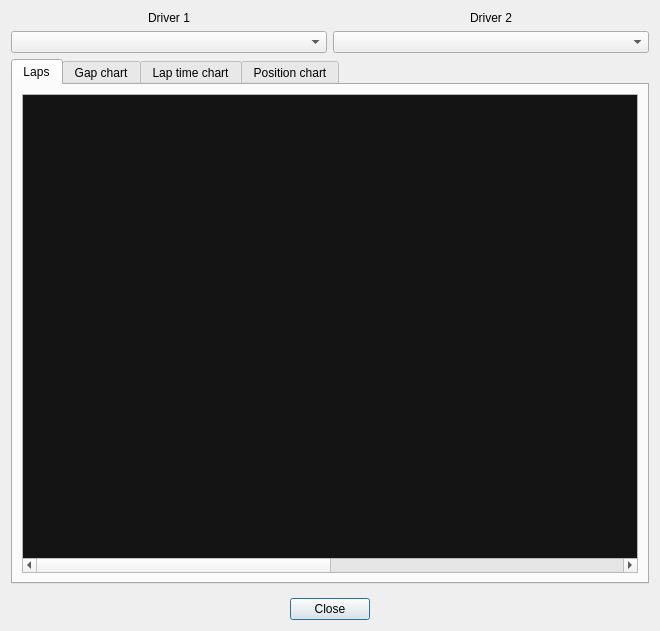
<?xml version="1.0" encoding="UTF-8"?>
<ui version="4.0">
 <class>HeadToHeadDialog</class>
 <widget class="QDialog" name="HeadToHeadDialog">
  <property name="windowModality">
   <enum>Qt::NonModal</enum>
  </property>
  <property name="geometry">
   <rect>
    <x>0</x>
    <y>0</y>
    <width>660</width>
    <height>631</height>
   </rect>
  </property>
  <property name="minimumSize">
   <size>
    <width>400</width>
    <height>0</height>
   </size>
  </property>
  <property name="maximumSize">
   <size>
    <width>16777215</width>
    <height>16777215</height>
   </size>
  </property>
  <property name="windowTitle">
   <string>Head to head</string>
  </property>
  <property name="windowIcon">
   <iconset resource="../icons/icons.qrc">
    <normaloff>:/ui_icons/head2head-s.png</normaloff>:/ui_icons/head2head-s.png</iconset>
  </property>
  <layout class="QVBoxLayout" name="verticalLayout">
   <item>
    <layout class="QGridLayout" name="gridLayout">
     <property name="bottomMargin">
      <number>0</number>
     </property>
     <item row="1" column="0">
      <widget class="QComboBox" name="comboBox1"/>
     </item>
     <item row="0" column="0">
      <widget class="QLabel" name="label">
       <property name="text">
        <string>Driver 1</string>
       </property>
       <property name="alignment">
        <set>Qt::AlignCenter</set>
       </property>
      </widget>
     </item>
     <item row="0" column="1">
      <widget class="QLabel" name="label_2">
       <property name="text">
        <string>Driver 2</string>
       </property>
       <property name="alignment">
        <set>Qt::AlignCenter</set>
       </property>
      </widget>
     </item>
     <item row="1" column="1">
      <widget class="QComboBox" name="comboBox2"/>
     </item>
    </layout>
   </item>
   <item>
    <widget class="QTabWidget" name="tabWidget">
     <property name="currentIndex">
      <number>0</number>
     </property>
     <widget class="QWidget" name="tab">
      <attribute name="title">
       <string>Laps</string>
      </attribute>
      <layout class="QVBoxLayout" name="verticalLayout_2">
       <item>
        <widget class="QTableWidget" name="tableWidget">
         <property name="palette">
          <palette>
           <active>
            <colorrole role="Text">
             <brush brushstyle="SolidPattern">
              <color alpha="255">
               <red>230</red>
               <green>230</green>
               <blue>230</blue>
              </color>
             </brush>
            </colorrole>
            <colorrole role="Base">
             <brush brushstyle="SolidPattern">
              <color alpha="255">
               <red>20</red>
               <green>20</green>
               <blue>20</blue>
              </color>
             </brush>
            </colorrole>
            <colorrole role="Highlight">
             <brush brushstyle="SolidPattern">
              <color alpha="255">
               <red>73</red>
               <green>73</green>
               <blue>73</blue>
              </color>
             </brush>
            </colorrole>
            <colorrole role="AlternateBase">
             <brush brushstyle="SolidPattern">
              <color alpha="255">
               <red>27</red>
               <green>27</green>
               <blue>27</blue>
              </color>
             </brush>
            </colorrole>
           </active>
           <inactive>
            <colorrole role="Text">
             <brush brushstyle="SolidPattern">
              <color alpha="255">
               <red>230</red>
               <green>230</green>
               <blue>230</blue>
              </color>
             </brush>
            </colorrole>
            <colorrole role="Base">
             <brush brushstyle="SolidPattern">
              <color alpha="255">
               <red>20</red>
               <green>20</green>
               <blue>20</blue>
              </color>
             </brush>
            </colorrole>
            <colorrole role="Highlight">
             <brush brushstyle="SolidPattern">
              <color alpha="255">
               <red>73</red>
               <green>73</green>
               <blue>73</blue>
              </color>
             </brush>
            </colorrole>
            <colorrole role="AlternateBase">
             <brush brushstyle="SolidPattern">
              <color alpha="255">
               <red>27</red>
               <green>27</green>
               <blue>27</blue>
              </color>
             </brush>
            </colorrole>
           </inactive>
           <disabled>
            <colorrole role="Text">
             <brush brushstyle="SolidPattern">
              <color alpha="255">
               <red>130</red>
               <green>130</green>
               <blue>130</blue>
              </color>
             </brush>
            </colorrole>
            <colorrole role="Base">
             <brush brushstyle="SolidPattern">
              <color alpha="255">
               <red>240</red>
               <green>240</green>
               <blue>240</blue>
              </color>
             </brush>
            </colorrole>
            <colorrole role="Highlight">
             <brush brushstyle="SolidPattern">
              <color alpha="255">
               <red>175</red>
               <green>175</green>
               <blue>175</blue>
              </color>
             </brush>
            </colorrole>
            <colorrole role="AlternateBase">
             <brush brushstyle="SolidPattern">
              <color alpha="255">
               <red>27</red>
               <green>27</green>
               <blue>27</blue>
              </color>
             </brush>
            </colorrole>
           </disabled>
          </palette>
         </property>
         <property name="font">
          <font>
           <family>Arial</family>
           <pointsize>9</pointsize>
           <weight>75</weight>
           <bold>true</bold>
          </font>
         </property>
         <property name="editTriggers">
          <set>QAbstractItemView::NoEditTriggers</set>
         </property>
         <property name="alternatingRowColors">
          <bool>true</bool>
         </property>
         <property name="selectionMode">
          <enum>QAbstractItemView::ExtendedSelection</enum>
         </property>
         <property name="selectionBehavior">
          <enum>QAbstractItemView::SelectItems</enum>
         </property>
         <property name="showGrid">
          <bool>false</bool>
         </property>
         <attribute name="horizontalHeaderVisible">
          <bool>false</bool>
         </attribute>
         <attribute name="verticalHeaderVisible">
          <bool>false</bool>
         </attribute>
         <column>
          <property name="text">
           <string/>
          </property>
         </column>
         <column>
          <property name="text">
           <string/>
          </property>
         </column>
         <column>
          <property name="text">
           <string/>
          </property>
         </column>
         <column>
          <property name="text">
           <string/>
          </property>
         </column>
         <column>
          <property name="text">
           <string/>
          </property>
         </column>
         <column>
          <property name="text">
           <string>New Column</string>
          </property>
         </column>
         <column>
          <property name="text">
           <string/>
          </property>
         </column>
         <column>
          <property name="text">
           <string/>
          </property>
         </column>
         <column>
          <property name="text">
           <string/>
          </property>
         </column>
         <column>
          <property name="text">
           <string/>
          </property>
         </column>
         <column>
          <property name="text">
           <string/>
          </property>
         </column>
         <column>
          <property name="text">
           <string/>
          </property>
         </column>
        </widget>
       </item>
      </layout>
     </widget>
     <widget class="QWidget" name="tab_3">
      <attribute name="title">
       <string>Gap chart</string>
      </attribute>
      <layout class="QVBoxLayout" name="verticalLayout_4">
       <item>
        <widget class="QTableWidget" name="gapChartTableWidget">
         <property name="palette">
          <palette>
           <active>
            <colorrole role="WindowText">
             <brush brushstyle="SolidPattern">
              <color alpha="255">
               <red>255</red>
               <green>255</green>
               <blue>255</blue>
              </color>
             </brush>
            </colorrole>
            <colorrole role="Text">
             <brush brushstyle="SolidPattern">
              <color alpha="255">
               <red>255</red>
               <green>255</green>
               <blue>255</blue>
              </color>
             </brush>
            </colorrole>
            <colorrole role="Base">
             <brush brushstyle="SolidPattern">
              <color alpha="255">
               <red>20</red>
               <green>20</green>
               <blue>20</blue>
              </color>
             </brush>
            </colorrole>
           </active>
           <inactive>
            <colorrole role="WindowText">
             <brush brushstyle="SolidPattern">
              <color alpha="255">
               <red>255</red>
               <green>255</green>
               <blue>255</blue>
              </color>
             </brush>
            </colorrole>
            <colorrole role="Text">
             <brush brushstyle="SolidPattern">
              <color alpha="255">
               <red>255</red>
               <green>255</green>
               <blue>255</blue>
              </color>
             </brush>
            </colorrole>
            <colorrole role="Base">
             <brush brushstyle="SolidPattern">
              <color alpha="255">
               <red>20</red>
               <green>20</green>
               <blue>20</blue>
              </color>
             </brush>
            </colorrole>
           </inactive>
           <disabled>
            <colorrole role="WindowText">
             <brush brushstyle="SolidPattern">
              <color alpha="255">
               <red>130</red>
               <green>130</green>
               <blue>130</blue>
              </color>
             </brush>
            </colorrole>
            <colorrole role="Text">
             <brush brushstyle="SolidPattern">
              <color alpha="255">
               <red>130</red>
               <green>130</green>
               <blue>130</blue>
              </color>
             </brush>
            </colorrole>
            <colorrole role="Base">
             <brush brushstyle="SolidPattern">
              <color alpha="255">
               <red>240</red>
               <green>240</green>
               <blue>240</blue>
              </color>
             </brush>
            </colorrole>
           </disabled>
          </palette>
         </property>
         <property name="font">
          <font>
           <family>Arial</family>
           <pointsize>10</pointsize>
           <weight>75</weight>
           <bold>true</bold>
          </font>
         </property>
         <property name="selectionMode">
          <enum>QAbstractItemView::NoSelection</enum>
         </property>
         <property name="selectionBehavior">
          <enum>QAbstractItemView::SelectRows</enum>
         </property>
         <property name="iconSize">
          <size>
           <width>300</width>
           <height>300</height>
          </size>
         </property>
         <property name="verticalScrollMode">
          <enum>QAbstractItemView::ScrollPerPixel</enum>
         </property>
         <property name="horizontalScrollMode">
          <enum>QAbstractItemView::ScrollPerPixel</enum>
         </property>
         <property name="showGrid">
          <bool>false</bool>
         </property>
         <attribute name="horizontalHeaderVisible">
          <bool>false</bool>
         </attribute>
         <attribute name="verticalHeaderVisible">
          <bool>false</bool>
         </attribute>
         <column>
          <property name="text">
           <string/>
          </property>
         </column>
         <column>
          <property name="text">
           <string>New Column</string>
          </property>
         </column>
        </widget>
       </item>
      </layout>
     </widget>
     <widget class="QWidget" name="tab_2">
      <attribute name="title">
       <string>Lap time chart</string>
      </attribute>
      <layout class="QVBoxLayout" name="verticalLayout_3">
       <item>
        <widget class="QTableWidget" name="chartsTableWidget">
         <property name="palette">
          <palette>
           <active>
            <colorrole role="WindowText">
             <brush brushstyle="SolidPattern">
              <color alpha="255">
               <red>255</red>
               <green>255</green>
               <blue>255</blue>
              </color>
             </brush>
            </colorrole>
            <colorrole role="Text">
             <brush brushstyle="SolidPattern">
              <color alpha="255">
               <red>255</red>
               <green>255</green>
               <blue>255</blue>
              </color>
             </brush>
            </colorrole>
            <colorrole role="Base">
             <brush brushstyle="SolidPattern">
              <color alpha="255">
               <red>20</red>
               <green>20</green>
               <blue>20</blue>
              </color>
             </brush>
            </colorrole>
           </active>
           <inactive>
            <colorrole role="WindowText">
             <brush brushstyle="SolidPattern">
              <color alpha="255">
               <red>255</red>
               <green>255</green>
               <blue>255</blue>
              </color>
             </brush>
            </colorrole>
            <colorrole role="Text">
             <brush brushstyle="SolidPattern">
              <color alpha="255">
               <red>255</red>
               <green>255</green>
               <blue>255</blue>
              </color>
             </brush>
            </colorrole>
            <colorrole role="Base">
             <brush brushstyle="SolidPattern">
              <color alpha="255">
               <red>20</red>
               <green>20</green>
               <blue>20</blue>
              </color>
             </brush>
            </colorrole>
           </inactive>
           <disabled>
            <colorrole role="WindowText">
             <brush brushstyle="SolidPattern">
              <color alpha="255">
               <red>130</red>
               <green>130</green>
               <blue>130</blue>
              </color>
             </brush>
            </colorrole>
            <colorrole role="Text">
             <brush brushstyle="SolidPattern">
              <color alpha="255">
               <red>130</red>
               <green>130</green>
               <blue>130</blue>
              </color>
             </brush>
            </colorrole>
            <colorrole role="Base">
             <brush brushstyle="SolidPattern">
              <color alpha="255">
               <red>240</red>
               <green>240</green>
               <blue>240</blue>
              </color>
             </brush>
            </colorrole>
           </disabled>
          </palette>
         </property>
         <property name="font">
          <font>
           <family>Arial</family>
           <pointsize>10</pointsize>
           <weight>75</weight>
           <bold>true</bold>
          </font>
         </property>
         <property name="selectionMode">
          <enum>QAbstractItemView::NoSelection</enum>
         </property>
         <property name="selectionBehavior">
          <enum>QAbstractItemView::SelectRows</enum>
         </property>
         <property name="iconSize">
          <size>
           <width>300</width>
           <height>300</height>
          </size>
         </property>
         <property name="verticalScrollMode">
          <enum>QAbstractItemView::ScrollPerPixel</enum>
         </property>
         <property name="horizontalScrollMode">
          <enum>QAbstractItemView::ScrollPerPixel</enum>
         </property>
         <property name="showGrid">
          <bool>false</bool>
         </property>
         <attribute name="horizontalHeaderVisible">
          <bool>false</bool>
         </attribute>
         <attribute name="verticalHeaderVisible">
          <bool>false</bool>
         </attribute>
         <column>
          <property name="text">
           <string/>
          </property>
         </column>
         <column>
          <property name="text">
           <string>New Column</string>
          </property>
         </column>
        </widget>
       </item>
      </layout>
     </widget>
     <widget class="QWidget" name="tab_4">
      <attribute name="title">
       <string>Position chart</string>
      </attribute>
      <layout class="QVBoxLayout" name="verticalLayout_5">
       <item>
        <widget class="QTableWidget" name="posChartTableWidget">
         <property name="palette">
          <palette>
           <active>
            <colorrole role="WindowText">
             <brush brushstyle="SolidPattern">
              <color alpha="255">
               <red>255</red>
               <green>255</green>
               <blue>255</blue>
              </color>
             </brush>
            </colorrole>
            <colorrole role="Text">
             <brush brushstyle="SolidPattern">
              <color alpha="255">
               <red>255</red>
               <green>255</green>
               <blue>255</blue>
              </color>
             </brush>
            </colorrole>
            <colorrole role="Base">
             <brush brushstyle="SolidPattern">
              <color alpha="255">
               <red>20</red>
               <green>20</green>
               <blue>20</blue>
              </color>
             </brush>
            </colorrole>
           </active>
           <inactive>
            <colorrole role="WindowText">
             <brush brushstyle="SolidPattern">
              <color alpha="255">
               <red>255</red>
               <green>255</green>
               <blue>255</blue>
              </color>
             </brush>
            </colorrole>
            <colorrole role="Text">
             <brush brushstyle="SolidPattern">
              <color alpha="255">
               <red>255</red>
               <green>255</green>
               <blue>255</blue>
              </color>
             </brush>
            </colorrole>
            <colorrole role="Base">
             <brush brushstyle="SolidPattern">
              <color alpha="255">
               <red>20</red>
               <green>20</green>
               <blue>20</blue>
              </color>
             </brush>
            </colorrole>
           </inactive>
           <disabled>
            <colorrole role="WindowText">
             <brush brushstyle="SolidPattern">
              <color alpha="255">
               <red>130</red>
               <green>130</green>
               <blue>130</blue>
              </color>
             </brush>
            </colorrole>
            <colorrole role="Text">
             <brush brushstyle="SolidPattern">
              <color alpha="255">
               <red>130</red>
               <green>130</green>
               <blue>130</blue>
              </color>
             </brush>
            </colorrole>
            <colorrole role="Base">
             <brush brushstyle="SolidPattern">
              <color alpha="255">
               <red>240</red>
               <green>240</green>
               <blue>240</blue>
              </color>
             </brush>
            </colorrole>
           </disabled>
          </palette>
         </property>
         <property name="font">
          <font>
           <family>Arial</family>
           <pointsize>10</pointsize>
           <weight>75</weight>
           <bold>true</bold>
          </font>
         </property>
         <property name="selectionMode">
          <enum>QAbstractItemView::NoSelection</enum>
         </property>
         <property name="selectionBehavior">
          <enum>QAbstractItemView::SelectRows</enum>
         </property>
         <property name="iconSize">
          <size>
           <width>300</width>
           <height>300</height>
          </size>
         </property>
         <property name="verticalScrollMode">
          <enum>QAbstractItemView::ScrollPerPixel</enum>
         </property>
         <property name="horizontalScrollMode">
          <enum>QAbstractItemView::ScrollPerPixel</enum>
         </property>
         <property name="showGrid">
          <bool>false</bool>
         </property>
         <attribute name="horizontalHeaderVisible">
          <bool>false</bool>
         </attribute>
         <attribute name="verticalHeaderVisible">
          <bool>false</bool>
         </attribute>
         <column>
          <property name="text">
           <string/>
          </property>
         </column>
         <column>
          <property name="text">
           <string>New Column</string>
          </property>
         </column>
        </widget>
       </item>
      </layout>
     </widget>
    </widget>
   </item>
   <item>
    <layout class="QHBoxLayout" name="horizontalLayout">
     <property name="topMargin">
      <number>8</number>
     </property>
     <item>
      <spacer name="horizontalSpacer">
       <property name="orientation">
        <enum>Qt::Horizontal</enum>
       </property>
       <property name="sizeHint" stdset="0">
        <size>
         <width>40</width>
         <height>20</height>
        </size>
       </property>
      </spacer>
     </item>
     <item>
      <widget class="QPushButton" name="pushButton">
       <property name="text">
        <string>Close</string>
       </property>
      </widget>
     </item>
     <item>
      <spacer name="horizontalSpacer_2">
       <property name="orientation">
        <enum>Qt::Horizontal</enum>
       </property>
       <property name="sizeHint" stdset="0">
        <size>
         <width>40</width>
         <height>20</height>
        </size>
       </property>
      </spacer>
     </item>
    </layout>
   </item>
  </layout>
 </widget>
 <resources>
  <include location="../icons/icons.qrc"/>
 </resources>
 <connections/>
</ui>
